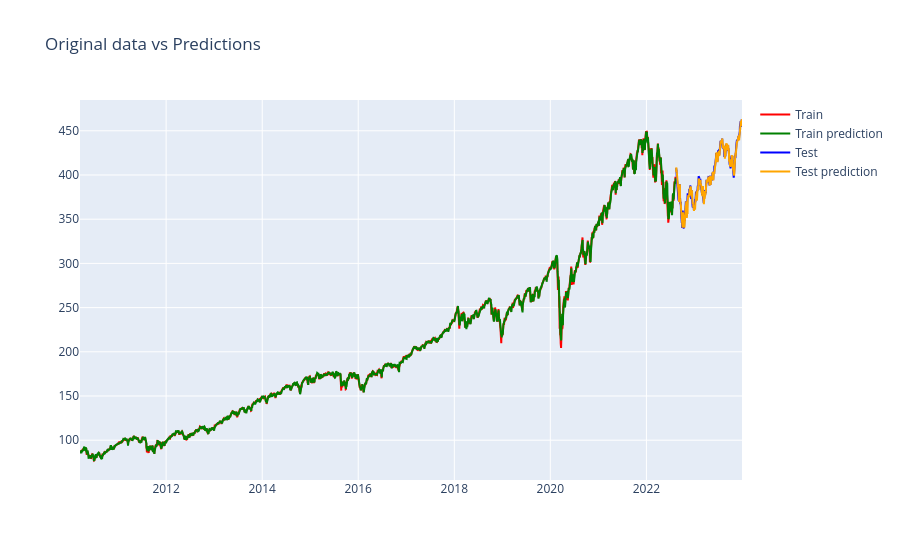

Source (notebook cell):
### Code cell
#Plotting
fig = go.Figure()
fig.add_trace(go.Scatter(x=training_dataset.index, y=training_dataset["Close"].squeeze(), name="Train", line=dict(color="red")))
fig.add_trace(go.Scatter(x=training_dataset.index, y=ytrainpred.squeeze(), name="Train prediction", line=dict(color="green")))
fig.add_trace(go.Scatter(x=test_dataset.index, y=test_dataset["Close"].squeeze(), name="Test", line=dict(color="blue")))
fig.add_trace(go.Scatter(x=test_dataset.index, y=ytestpred.squeeze(), name="Test prediction", line=dict(color="orange")))
fig.update_layout(title="Original data vs Predictions")
fig.show()

### Figure 1 — Plotly figure (JSON) as saved in the notebook; plotly's stock layout.template omitted (floating-point values rounded to 4 significant figures; data arrays with more than 128 entries replaced by an {"elided": "..."} marker saying what was removed)
{"data": [{"line": {"color": "red"}, "name": "Train", "type": "scatter", "x": {"elided": "3124 str values"}, "y": {"elided": "3124 float values"}}, {"line": {"color": "green"}, "name": "Train prediction", "type": "scatter", "x": {"elided": "3124 str values"}, "y": {"elided": "3124 float values"}}, {"line": {"color": "blue"}, "name": "Test", "type": "scatter", "x": {"elided": "347 str values"}, "y": {"elided": "347 float values"}}, {"line": {"color": "orange"}, "name": "Test prediction", "type": "scatter", "x": {"elided": "347 str values"}, "y": {"elided": "347 float values"}}], "layout": {"autosize": true, "title": {"text": "Original data vs Predictions"}, "xaxis": {"autorange": true, "range": ["2010-03-17", "2023-12-29"], "type": "date"}, "yaxis": {"autorange": true, "range": [54.98, 484.8], "type": "linear"}}}
